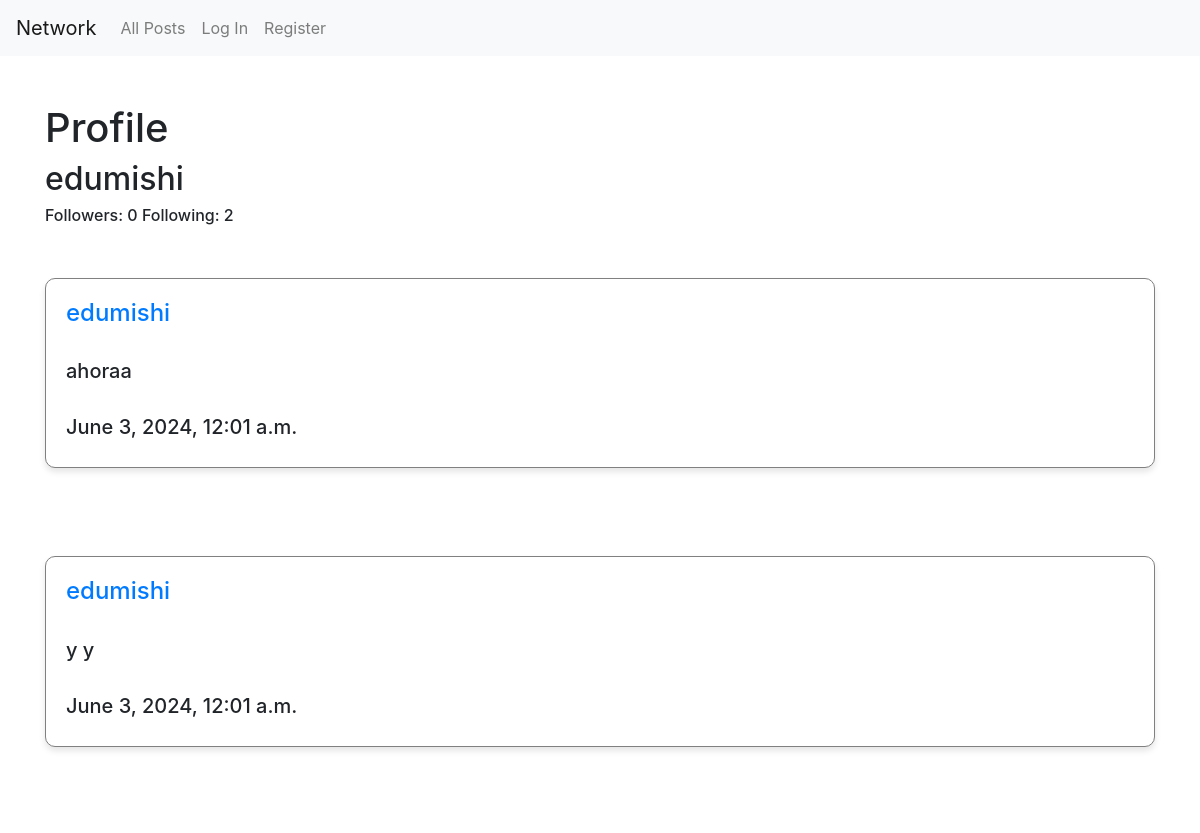
/profile/4 (upper part), run on an earlier commit of the app's database.
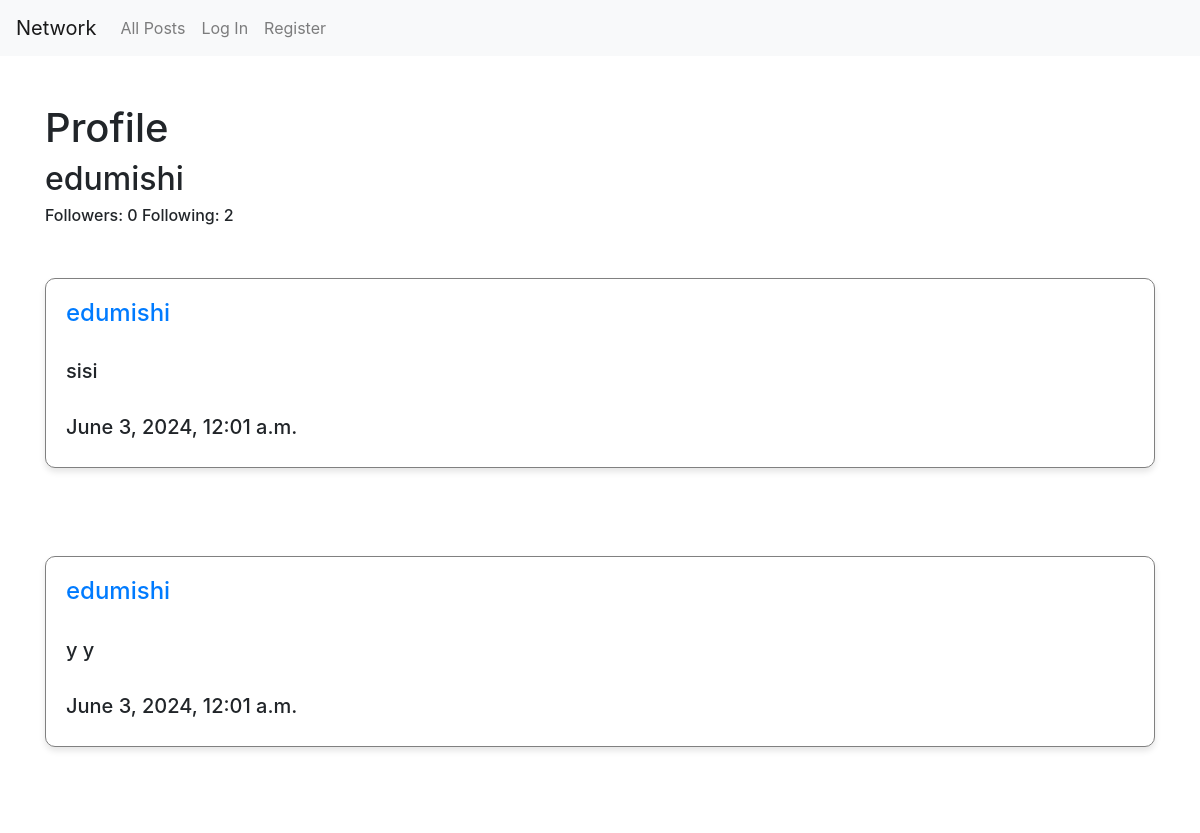
And on a later commit of the database.
### network/models.py (models this page shows, shortened)
class Post(models.Model):
    user = models.ForeignKey("User", on_delete=models.CASCADE, related_name="user_author")
    timestamp = models.DateTimeField(auto_now_add=True)
    content = models.CharField(max_length=255)
    likes = models.ManyToManyField("User", related_name="liked_posts", blank=True)

class User(AbstractUser):
    pass

### network/views.py (the view)
# urls.py: path("profile/<int:user_id>", views.profile, name="profile"),
def profile(request, user_id):
    cUser = get_object_or_404(User, pk=user_id)
    allposts = Post.objects.filter(user=cUser).order_by('-id')
    following = Follow.objects.filter(user=cUser)
    followers = Follow.objects.filter(userF=cUser)
    isfollowing = False
    if request.user.is_authenticated:
        try:
            isfollowing = Follow.objects.filter(user=request.user, userF=cUser).exists()
        except User.DoesNotExist:
            isfollowing = False
    paginator = Paginator(allposts, 10)
    page_number = request.GET.get('page')
    postsPage = paginator.get_page(page_number)
    return render(request, "network/profile.html", {
        "allposts": allposts,
        "postsPage": postsPage,
        "following": following,
        "followers": followers,
        "username": cUser.username,
        "isfollowing": isfollowing,
        "userP": cUser
    })

### network/templates/network/profile.html (shortened to what this page needs)
{% extends "network/layout.html" %}
{% block body %}
<div class="container mt-5">
    <h1>Profile</h1>
    <h2>{{ username }}</h2>
    <div>
        <h6>Followers: {{ followers.count }} Following: {{ following.count }}</h6>
    </div>
    <br>
    <div>
        {% for post in postsPage %}
            <div class="post">
                <h4><a href="{% url 'profile' user_id=post.user.id %}">{{ post.user }}</a></h4>
                <br>
                <h5>{{ post.content }}</h5>
                <br>
                <h5>{{ post.timestamp }}</h5>
            </div>
            <br><br>
        {% endfor %}
    </div>
</div>
{% endblock %}

What changed in the data, as far as the page shows it:
changed Post: content "ahoraa" → "sisi"
